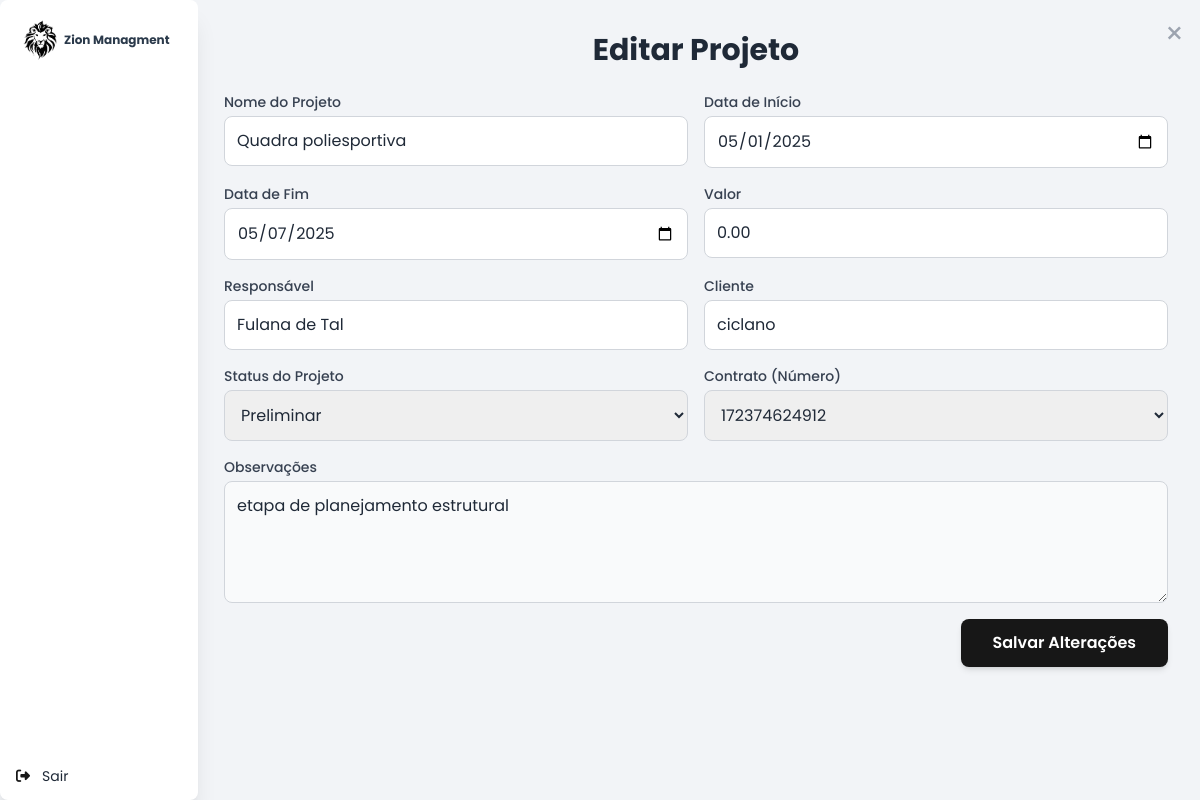
Page /projetos/detalhes.php?projeto_id=2 (signed in) on the committed database.
### tables this page shows
CREATE TABLE `projetos` (
  `id` int(11) NOT NULL,
  `nome` varchar(255) NOT NULL,
  `descricao` text DEFAULT NULL,
  `valor` decimal(15,2) DEFAULT NULL,
  `data_inicio` date DEFAULT NULL,
  `data_fim` date DEFAULT NULL,
  `status_fk` int(11) DEFAULT NULL,
  `responsavel` varchar(255) DEFAULT NULL,
  `cliente_nome` varchar(255) DEFAULT NULL,
  `empresa_id` int(11) DEFAULT NULL,
  `criado_em` timestamp NOT NULL DEFAULT current_timestamp()
);

### projetos/detalhes.php (the view, shortened to what this page needs)
<?php
include '../layout/imports.php';
$host = 'localhost';
$dbname = 'axel_db';
$username = 'root';
$password = '';
$conn = new mysqli($host, $username, $password, $dbname);
$empresa_id = $_SESSION['empresa_id'];
$projeto = null;
if (isset($_GET['projeto_id'])) {
    $projeto_id = intval($_GET['projeto_id']);
    $stmt = $conn->prepare("SELECT * FROM projetos WHERE id = ? AND empresa_id = ?");
    $stmt->bind_param("ii", $projeto_id, $empresa_id);
    $stmt->execute();
    $result = $stmt->get_result();
    $projeto = $result->fetch_assoc();
}
?>
<!DOCTYPE html>
<html lang="pt-BR">
<head>
    <script src="https://cdn.tailwindcss.com"></script>
</head>
<body class="bg-[#F2F4F7] min-h-screen flex">
    <?php include '../layout/sidemenu.php'; ?>
    <div class="w-full ">
        <div class="relative  p-8 animate-fadeIn">
            <button onclick="window.location.href = './index.php'" class="absolute top-4 right-4 text-gray-400 hover:text-gray-600 dark:hover:text-gray-300 text-3xl">
                &times;
            </button>
            <h2 class="text-3xl font-bold text-gray-800 dark:text-white mb-6 text-center">
                <?php
                if (isset($projeto_id) && !empty($projeto_id)) {
                    echo 'Editar Projeto';
                } else {
                    echo 'Novo Projeto';
                }
                ?>
            </h2>
            <form method="POST" class="space-y-6">
                <div class="grid grid-cols-1 md:grid-cols-2 gap-4">
                    <div class="flex flex-col">
                        <label for="nome" class="text-gray-700 mb-1 text-sm font-medium">Nome do Projeto</label>
                        <input type="text" id="nome" name="nome" required
                            value="<?= htmlspecialchars($projeto['nome'] ?? '') ?>"
                            class="w-full rounded-lg border border-gray-300 p-3 text-gray-800 focus:outline-none focus:ring-2 focus:ring-primary" />
                    </div>
                    <div class="flex flex-col">
                        <label for="data_inicio" class="text-gray-700 mb-1 text-sm font-medium">Data de Início</label>
                        <input type="date" id="data_inicio" name="data_inicio" required
                            value="<?= htmlspecialchars($projeto['data_inicio'] ?? '') ?>"
                            class="w-full rounded-lg border border-gray-300 p-3 text-gray-800 focus:outline-none focus:ring-2 focus:ring-primary" />
                    </div>
                    <div class="flex flex-col">
                        <label for="data_fim" class="text-gray-700 mb-1 text-sm font-medium">Data de Fim</label>
                        <input type="date" id="data_fim" name="data_fim" required
                            value="<?= htmlspecialchars($projeto['data_fim'] ?? '') ?>"
                            class="w-full rounded-lg border border-gray-300 p-3 text-gray-800 focus:outline-none focus:ring-2 focus:ring-primary" />
                    </div>
                    <div class="flex flex-col">
                        <label for="valor" class="text-gray-700 mb-1 text-sm font-medium">Valor</label>
                        <input type="number" id="valor" name="valor" required
                            value="<?= htmlspecialchars($projeto['valor'] ?? '') ?>"
                            class="w-full rounded-lg border border-gray-300 p-3 text-gray-800 focus:outline-none focus:ring-2 focus:ring-primary" />
                    </div>
                    <div class="flex flex-col">
                        <label for="responsavel" class="text-gray-700 mb-1 text-sm font-medium">Responsável</label>
                        <input type="text" id="responsavel" name="responsavel" required
                            value="<?= htmlspecialchars($projeto['responsavel'] ?? '') ?>"
                            class="w-full rounded-lg border border-gray-300 p-3 text-gray-800 focus:outline-none focus:ring-2 focus:ring-primary" />
                    </div>
                    <div class="flex flex-col">
                        <label for="cliente_nome" class="text-gray-700 mb-1 text-sm font-medium">Cliente</label>
                        <input type="text" id="cliente_nome" name="cliente_nome" required
                            value="<?= htmlspecialchars($projeto['cliente_nome'] ?? '') ?>"
                            class="w-full rounded-lg border border-gray-300 p-3 text-gray-800 focus:outline-none focus:ring-2 focus:ring-primary" />
                    </div>
                    <div class="flex flex-col">
                        <label for="status" class="text-gray-700 mb-1 text-sm font-medium">Status do Projeto</label>
                        <select id="status" name="status" required
                            class="w-full rounded-lg border border-gray-300 p-3 text-gray-800 focus:outline-none focus:ring-2 focus:ring-primary">
                            <?php
                            $status_sql = "SELECT * FROM status";
                            $status_result = $conn->query($status_sql);
                            while ($status_row = $status_result->fetch_assoc()) {
                                $selected = (isset($projeto['status_fk']) && $projeto['status_fk'] == $status_row['id']) ? 'selected' : '';
                                echo '<option value="' . $status_row['id'] . '" ' . $selected . '>' . $status_row['nome'] . '</option>';
                            }
                            ?>
                        </select>
                    </div>
                    <div class="flex flex-col">
                        <label for="contrato_id" class="text-gray-700 mb-1 text-sm font-medium">Contrato (Número)</label>
                        <select id="contrato_id" name="contrato_id" required
                            class="w-full rounded-lg border border-gray-300 p-3 text-gray-800 focus:outline-none focus:ring-2 focus:ring-primary">
                            <?php
                            $contratos_sql = "SELECT id, numero_contrato FROM contratos WHERE empresa_id = ?";
                            $stmt = $conn->prepare($contratos_sql);
                            $stmt->bind_param("i", $empresa_id);
                            $stmt->execute();
                            $contratos_result = $stmt->get_result();
                            while ($contrato_row = $contratos_result->fetch_assoc()) {
                                $selected = (isset($projeto['contrato_id']) && $projeto['contrato_id'] == $contrato_row['id']) ? 'selected' : '';
                                echo '<option value="' . $contrato_row['id'] . '" ' . $selected . '>' . $contrato_row['numero_contrato'] . '</option>';
                            }
                            ?>
                        </select>
                    </div>
                    <div class="flex flex-col  md:col-span-2">
                        <label for="observacoes" class="text-gray-700 mb-1 text-sm font-medium">Observações</label>
                        <textarea id="descricao" name="descricao" rows="4" value="<?= htmlspecialchars($projeto['descricao'] ?? '') ?>"
                            class="w-full rounded-lg border border-gray-300 dark:border-gray-700 bg-gray-50 dark:bg-gray-800 p-3 text-gray-800 dark:text-gray-100"><?= htmlspecialchars($projeto['descricao'] ?? '') ?></textarea>
                    </div>
                    <div class="flex justify-end  md:col-span-2">
                        <button type="submit" name="criar"
                            class="bg-primary hover:bg-primary-dark text-white font-semibold px-8 py-3 rounded-lg shadow-md hover:shadow-lg transition duration-300">
                            <?= isset($projeto['id']) ? 'Salvar Alterações' : 'Criar' ?>
                        </button>
                    </div>
            </form>
        </div>
    </div>
</body>

### projetos/detalhes.php (style rules this page uses)
* { font-family: "Poppins", sans-serif; font-style: normal; }

### layout/sidemenu.php (style rules this page uses)
body { margin-left: 16%; }

### rows in the picture
projetos: nome "Quadra poliesportiva", data_inicio "05/01/2025", data_fim "05/07/2025", valor "0.00", responsavel "Fulana de Tal", cliente_nome "ciclano", descricao "etapa de planejamento estrutural"

### other values in the picture
form field status "Preliminar"
form field contrato_id "172374624912"
